Frame 1 (no input): blank canvas, image omitted
Frame 60 (the mouse pressed at the canvas centre just before this capture): blank canvas, image omitted
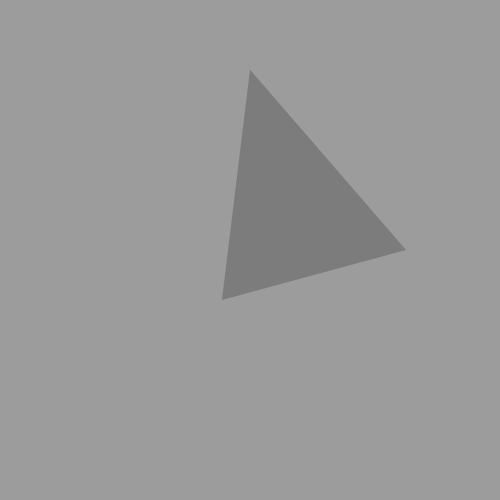
Frame 120 (the mouse held since frame 60 and released just before this capture)

The Processing sketch whose frames 1 and 60 were blank and that drew this single picture after the mouse press (run headless with seeded random() and noise(); from frame 60 on, the mouse is pressed at the canvas centre):

// Processing sketch: processing_144493
// ── processing_144493.pde

float trivar;
float bgvar;
float c1;
float c2;
float c3;

void setup(){
  size(500,500);
  frameRate(24);
}

void draw(){
  
  background(bgvar);
  
  noStroke();
  fill(trivar);
  triangle(250,c1,c2,250,c3,300);
  
  bgvar = random(mouseY);
  trivar = random(mouseX);
  
  c1 = random(1,500);
  c2 = random(1,500);
  c3 = random(1,500);
}
